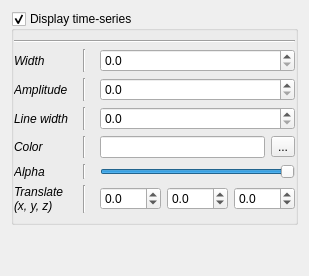
              <widget class="QWidget" name="_ts_page">
               <layout class="QVBoxLayout" name="verticalLayout_21">
                <item>
                 <widget class="QGroupBox" name="_ts_grp">
                  <property name="minimumSize">
                   <size>
                    <width>0</width>
                    <height>0</height>
                   </size>
                  </property>
                  <property name="title">
                   <string>Display time-series</string>
                  </property>
                  <property name="flat">
                   <bool>false</bool>
                  </property>
                  <property name="checkable">
                   <bool>true</bool>
                  </property>
                  <layout class="QVBoxLayout" name="verticalLayout_16">
                   <property name="leftMargin">
                    <number>0</number>
                   </property>
                   <property name="rightMargin">
                    <number>0</number>
                   </property>
                   <item>
                    <widget class="Line" name="line_41">
                     <property name="minimumSize">
                      <size>
                       <width>200</width>
                       <height>0</height>
                      </size>
                     </property>
                     <property name="orientation">
                      <enum>Qt::Horizontal</enum>
                     </property>
                    </widget>
                   </item>
                   <item>
                    <layout class="QGridLayout" name="gridLayout_4">
                     <item row="3" column="2">
                      <layout class="QHBoxLayout" name="horizontalLayout_12">
                       <property name="topMargin">
                        <number>0</number>
                       </property>
                       <item>
                        <widget class="QLineEdit" name="_ts_color">
                         <property name="toolTip">
                          <string>&lt;html&gt;&lt;head/&gt;&lt;body&gt;&lt;p&gt;Time-serie's color.&lt;/p&gt;&lt;p&gt;&lt;span style=" font-weight:600;"&gt;Input parameter : &lt;/span&gt;&lt;span style=" font-style:italic;"&gt;ts_color&lt;/span&gt;&lt;/p&gt;&lt;/body&gt;&lt;/html&gt;</string>
                         </property>
                        </widget>
                       </item>
                       <item>
                        <widget class="QToolButton" name="_ts_color_p">
                         <property name="text">
                          <string>...</string>
                         </property>
                        </widget>
                       </item>
                      </layout>
                     </item>
                     <item row="0" column="2">
                      <widget class="QDoubleSpinBox" name="_ts_width">
                       <property name="toolTip">
                        <string>&lt;html&gt;&lt;head/&gt;&lt;body&gt;&lt;p&gt;Width of the time-series&lt;/p&gt;&lt;p&gt;&lt;span style=" font-weight:600;"&gt;Input parameter : &lt;/span&gt;&lt;span style=" font-style:italic;"&gt;ts_width&lt;/span&gt;&lt;/p&gt;&lt;/body&gt;&lt;/html&gt;</string>
                       </property>
                       <property name="decimals">
                        <number>1</number>
                       </property>
                      </widget>
                     </item>
                     <item row="5" column="0">
                      <widget class="QLabel" name="label_41">
                       <property name="font">
                        <font>
                         <italic>true</italic>
                        </font>
                       </property>
                       <property name="text">
                        <string>Translate
(x, y, z)</string>
                       </property>
                      </widget>
                     </item>
                     <item row="0" column="0">
                      <widget class="QLabel" name="label_10">
                       <property name="font">
                        <font>
                         <italic>true</italic>
                        </font>
                       </property>
                       <property name="text">
                        <string>Width</string>
                       </property>
                      </widget>
                     </item>
                     <item row="5" column="1">
                      <widget class="Line" name="line_65">
                       <property name="minimumSize">
                        <size>
                         <width>20</width>
                         <height>0</height>
                        </size>
                       </property>
                       <property name="orientation">
                        <enum>Qt::Vertical</enum>
                       </property>
                      </widget>
                     </item>
                     <item row="3" column="0">
                      <widget class="QLabel" name="label_18">
                       <property name="font">
                        <font>
                         <italic>true</italic>
                        </font>
                       </property>
                       <property name="text">
                        <string>Color</string>
                       </property>
                      </widget>
                     </item>
                     <item row="1" column="1">
                      <widget class="Line" name="line_63">
                       <property name="minimumSize">
                        <size>
                         <width>20</width>
                         <height>0</height>
                        </size>
                       </property>
                       <property name="orientation">
                        <enum>Qt::Vertical</enum>
                       </property>
                      </widget>
                     </item>
                     <item row="1" column="0">
                      <widget class="QLabel" name="label_11">
                       <property name="font">
                        <font>
                         <italic>true</italic>
                        </font>
                       </property>
                       <property name="text">
                        <string>Amplitude</string>
                       </property>
                      </widget>
                     </item>
                     <item row="3" column="1">
                      <widget class="Line" name="line_64">
                       <property name="minimumSize">
                        <size>
                         <width>20</width>
                         <height>0</height>
                        </size>
                       </property>
                       <property name="orientation">
                        <enum>Qt::Vertical</enum>
                       </property>
                      </widget>
                     </item>
                     <item row="0" column="1">
                      <widget class="Line" name="line_62">
                       <property name="minimumSize">
                        <size>
                         <width>20</width>
                         <height>0</height>
                        </size>
                       </property>
                       <property name="orientation">
                        <enum>Qt::Vertical</enum>
                       </property>
                      </widget>
                     </item>
                     <item row="1" column="2">
                      <widget class="QDoubleSpinBox" name="_ts_amp">
                       <property name="toolTip">
                        <string>&lt;html&gt;&lt;head/&gt;&lt;body&gt;&lt;p&gt;Amplitude of the time-series.&lt;/p&gt;&lt;p&gt;&lt;span style=" font-weight:600;"&gt;Input parameter : &lt;/span&gt;&lt;span style=" font-style:italic;"&gt;ts_amp&lt;/span&gt;&lt;/p&gt;&lt;/body&gt;&lt;/html&gt;</string>
                       </property>
                       <property name="decimals">
                        <number>1</number>
                       </property>
                      </widget>
                     </item>
                     <item row="2" column="0">
                      <widget class="QLabel" name="label_25">
                       <property name="font">
                        <font>
                         <italic>true</italic>
                        </font>
                       </property>
                       <property name="text">
                        <string>Line width</string>
                       </property>
                      </widget>
                     </item>
                     <item row="2" column="1">
                      <widget class="Line" name="line_66">
                       <property name="minimumSize">
                        <size>
                         <width>20</width>
                         <height>0</height>
                        </size>
                       </property>
                       <property name="orientation">
                        <enum>Qt::Vertical</enum>
                       </property>
                      </widget>
                     </item>
                     <item row="2" column="2">
                      <widget class="QDoubleSpinBox" name="_ts_line_width">
                       <property name="toolTip">
                        <string>&lt;html&gt;&lt;head/&gt;&lt;body&gt;&lt;p&gt;Line-width of each time-series.&lt;/p&gt;&lt;p&gt;&lt;span style=" font-weight:600;"&gt;Input parameter : &lt;/span&gt;&lt;span style=" font-style:italic;"&gt;ts_lw&lt;/span&gt;&lt;/p&gt;&lt;/body&gt;&lt;/html&gt;</string>
                       </property>
                       <property name="decimals">
                        <number>1</number>
                       </property>
                      </widget>
                     </item>
                     <item row="5" column="2">
                      <widget class="QWidget" name="widget" native="true">
                       <property name="toolTip">
                        <string>&lt;html&gt;&lt;head/&gt;&lt;body&gt;&lt;p&gt;Offset along the x-axis (dx), y-axis (dy) and z-axis (dz)&lt;/p&gt;&lt;p&gt;&lt;span style=" font-weight:600;"&gt;Input parameter : &lt;/span&gt;&lt;span style=" font-style:italic;"&gt;ts_dxyz&lt;/span&gt;&lt;/p&gt;&lt;/body&gt;&lt;/html&gt;</string>
                       </property>
                       <layout class="QHBoxLayout" name="horizontalLayout_4">
                        <property name="spacing">
                         <number>6</number>
                        </property>
                        <property name="margin">
                         <number>0</number>
                        </property>
                        <item>
                         <widget class="QDoubleSpinBox" name="_ts_dx">
                          <property name="decimals">
                           <number>1</number>
                          </property>
                          <property name="minimum">
                           <double>-100.000000000000000</double>
                          </property>
                          <property name="maximum">
                           <double>100.000000000000000</double>
                          </property>
                         </widget>
                        </item>
                        <item>
                         <widget class="QDoubleSpinBox" name="_ts_dy">
                          <property name="decimals">
                           <number>1</number>
                          </property>
                          <property name="minimum">
                           <double>-100.000000000000000</double>
                          </property>
                          <property name="maximum">
                           <double>100.000000000000000</double>
                          </property>
                         </widget>
                        </item>
                        <item>
                         <widget class="QDoubleSpinBox" name="_ts_dz">
                          <property name="decimals">
                           <number>1</number>
                          </property>
                          <property name="minimum">
                           <double>-100.000000000000000</double>
                          </property>
                          <property name="maximum">
                           <double>100.000000000000000</double>
                          </property>
                         </widget>
                        </item>
                       </layout>
                      </widget>
                     </item>
                     <item row="4" column="0">
                      <widget class="QLabel" name="label_21">
                       <property name="font">
                        <font>
                         <italic>true</italic>
                        </font>
                       </property>
                       <property name="text">
                        <string>Alpha</string>
                       </property>
                      </widget>
                     </item>
                     <item row="4" column="1">
                      <widget class="Line" name="line_72">
                       <property name="minimumSize">
                        <size>
                         <width>20</width>
                         <height>0</height>
                        </size>
                       </property>
                       <property name="orientation">
                        <enum>Qt::Vertical</enum>
                       </property>
                      </widget>
                     </item>
                     <item row="4" column="2">
                      <widget class="QSlider" name="_ts_alpha">
                       <property name="maximum">
                        <number>99</number>
                       </property>
                       <property name="sliderPosition">
                        <number>99</number>
                       </property>
                       <property name="orientation">
                        <enum>Qt::Horizontal</enum>
                       </property>
                      </widget>
                     </item>
                    </layout>
                   </item>
                  </layout>
                 </widget>
                </item>
                <item>
                 <spacer name="verticalSpacer_8">
                  <property name="orientation">
                   <enum>Qt::Vertical</enum>
                  </property>
                  <property name="sizeHint" stdset="0">
                   <size>
                    <width>20</width>
                    <height>40</height>
                   </size>
                  </property>
                 </spacer>
                </item>
               </layout>
              </widget>
